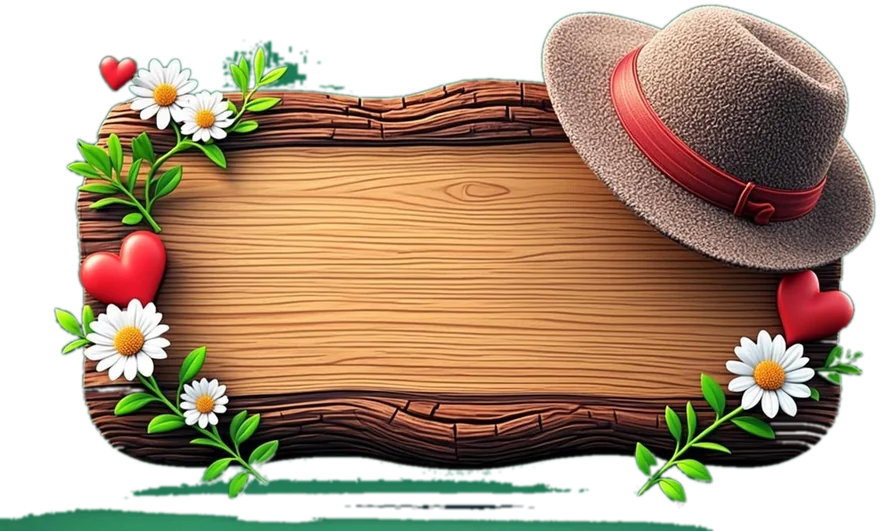
#> input picture scripts/logo_banner_raw.webp, 880 x 531 px, found by its file name
$ python clean_logo_banner.py
#> lines starting #> are read from the running program, lines starting #| are printed output that depends on the picture; after the words box and inside, x2 and y2 are one past the last pixel; in counts of white or black regions, pixels touching at a corner belong together
#!/usr/bin/env python3
# -*- coding: utf-8 -*-
"""AA — clean the messy green paint-smear line on the bottom edge of
logo_banner.webp (user: «بالای صفحه جایی که کلمه بساز نوشته یک خطی
کشیده شده، بهم‌ریختگی رنگش چیه؟ برطرفش کن»).

Measured geometry (from logo_banner_raw.webp, 880x531):
  • smear wave 1: rows 478-496, x ≈ 130-590 (wide centre streak)
  • smear wave 2: rows 506-531, x ≈ 0-713 (full-width bottom streak)
  • LEGIT wreath leaves live at x < 300 (above y≈478) and x 620-780
So: crop at row 506, then inside the bottom band only x<620 remove
green-dominant pixels (right wreath untouched), with a soft ramp."""
from PIL import Image
import numpy as np
import os

BAK = "/home/z/my-project/scripts/logo_banner_raw.webp"
P = "/home/z/my-project/public/assets/img/logo_banner.webp"

im = Image.open(BAK).convert("RGBA")
#> im is the input picture: PIL image 880x531 RGBA; mean R, G, B, A 103.9, 83.2, 59.8, 176.6
a = np.array(im).astype(np.float32)
H, W = a.shape[:2]
#> H = 531; W = 880

CUT = 506                                   # wave-2 starts here
a = a[:CUT]
#> a: shape (506, 880, 4) float32
r, g, b, al = a[..., 0], a[..., 1], a[..., 2], a[..., 3]
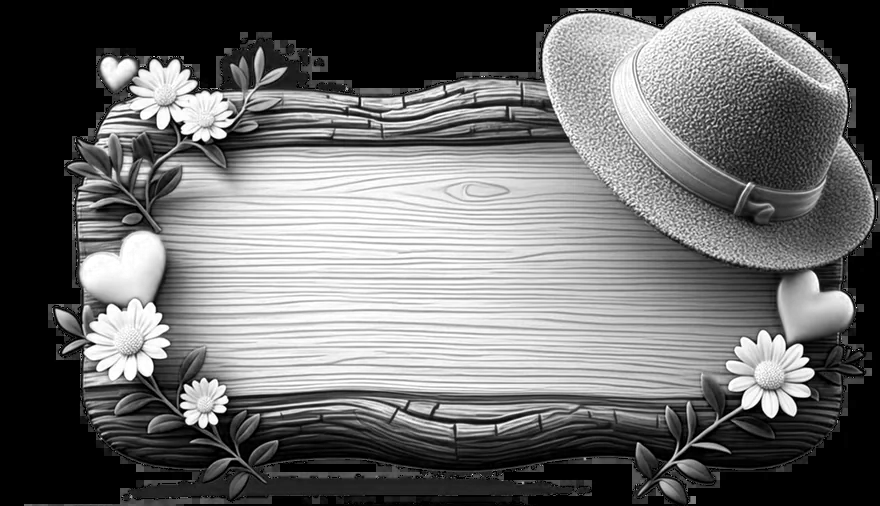
#> r: shape (506, 880) float32; min 0, max 255, mean 107.5
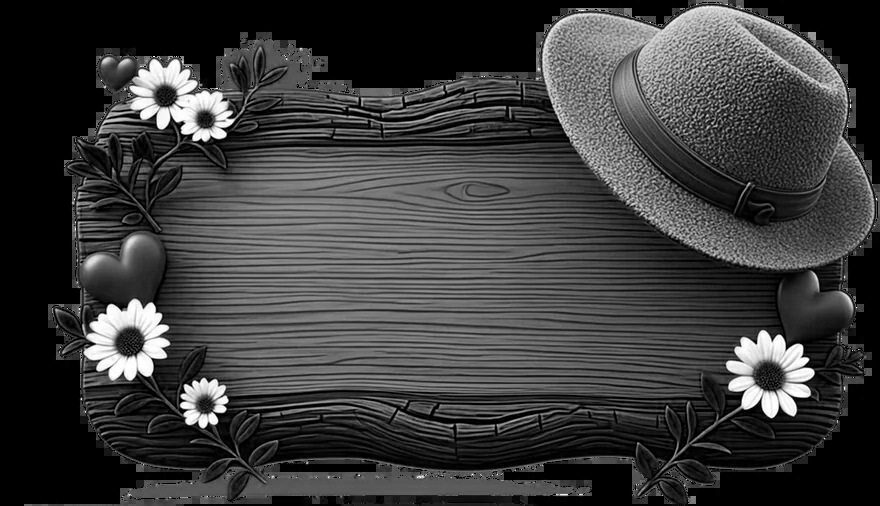
#> b: shape (506, 880) float32; min 0, max 255, mean 59.9
vis = al > 10
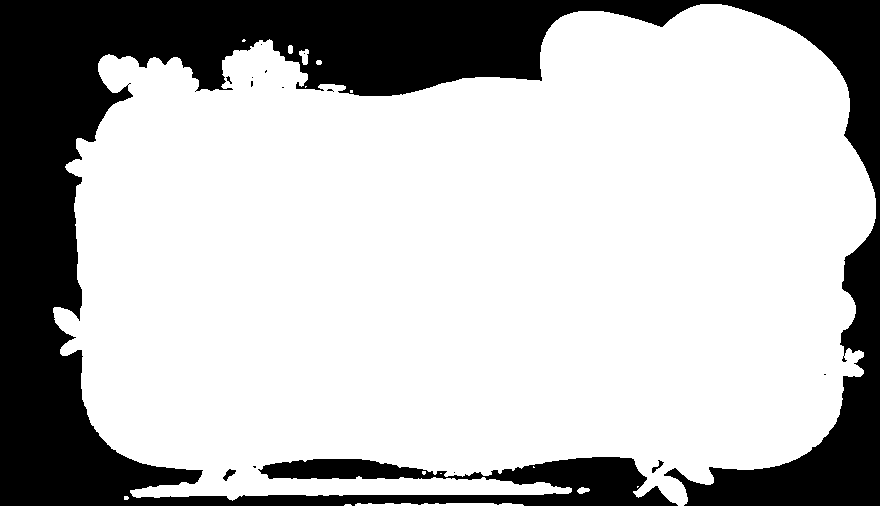
#> vis: shape (506, 880) bool; 72.9% white; 14 black regions (10 under 20 px), largest, box (x1, y1, x2, y2) and area: (0, 0, 880, 506) 120310, (223, 469, 236, 481) 71, (652, 460, 664, 473) 50, (226, 76, 232, 84) 20
green = vis & (g > r + 18) & (g > b + 18) & (g > 55)
#> green: shape (506, 880) bool; 6.6% white; 181 white regions (145 under 20 px), largest, box (x1, y1, x2, y2) and area: (130, 410, 572, 501) 9098, (65, 122, 227, 232) 5074, (632, 375, 775, 505) 4735

# top-zone splatter: green blob between the daisies and the board
# (x 214-360, y 36-114) + green fringe on the hat's left edge
# (x 533-562, y 13-87) — both pure paint artifacts, no legit art there
top1 = np.zeros_like(green); top1[36:114, 214:360] = green[36:114, 214:360]
#> after `top1[36:114, 214:360] = green[36:114, 214:360]`: top1: shape (506, 880) bool; 0.89% white; 10 white regions (3 under 20 px), largest, box (x1, y1, x2, y2) and area: (221, 39, 360, 97) 3321, (243, 99, 278, 112) 327, (226, 102, 242, 114) 105
top2 = np.zeros_like(green); top2[13:87, 533:562] = green[13:87, 533:562]
#> after `top2[13:87, 533:562] = green[13:87, 533:562]`: top2: shape (506, 880) bool; 0.03% white in thin lines or dots, all inside (x1, y1, x2, y2) = (533, 20, 559, 82)
al[top1] = 0
#> al: shape (506, 880) float32; min 0, max 255, mean 178.7
al[top2] = 0
#> al: shape (506, 880) float32; min 0, max 255, mean 178.6

# wave-1 removal: bottom band (rows 472..CUT), x < 620 only
y0 = 472
kill = np.zeros_like(green)
kill[y0:, :620] = green[y0:, :620]
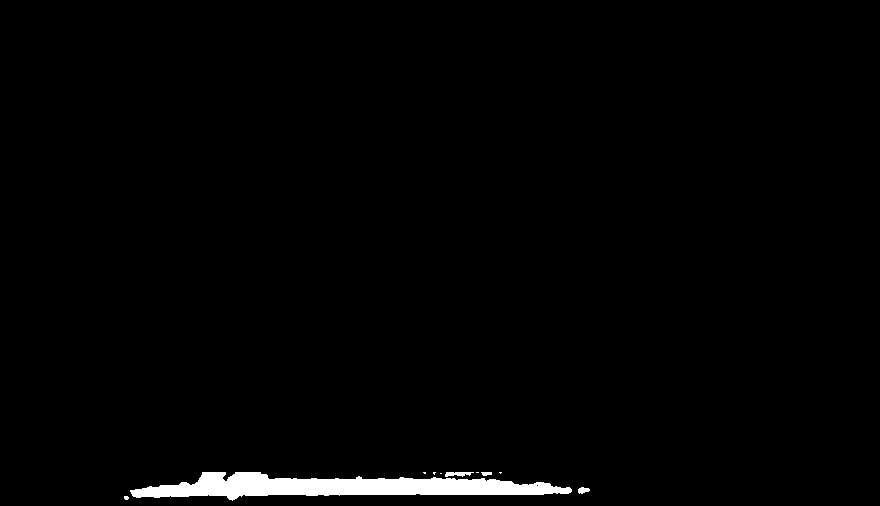
#> kill: shape (506, 880) bool; 1.6% white; 10 white regions (6 under 20 px), largest, box (x1, y1, x2, y2) and area: (130, 472, 572, 501) 6935, (445, 472, 474, 477) 99, (578, 487, 590, 494) 58, (481, 472, 492, 476) 35
# soft ramp: 4 rows at the top of the band fade out instead of hard cut
for i, y in enumerate(range(y0, y0 + 4)):
    kill[y, :620] &= green[y, :620]
    al[y, :620][kill[y, :620]] *= i / 4.0 * 0.6
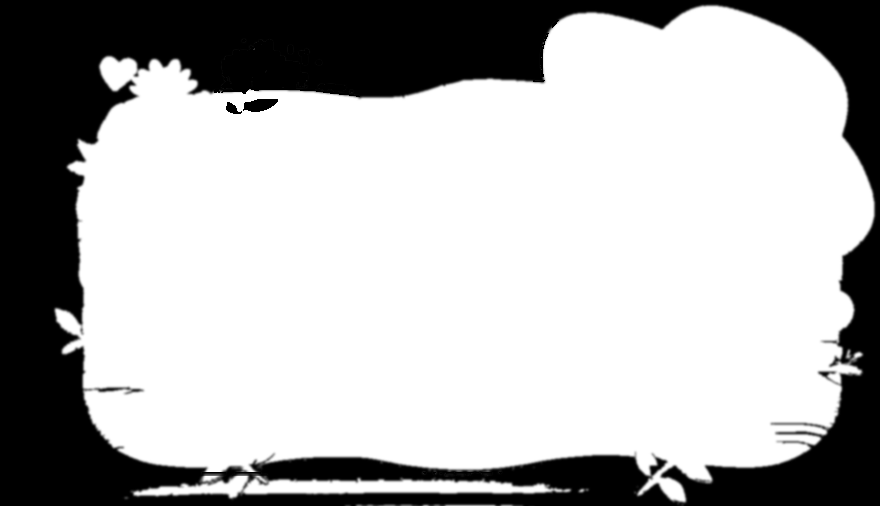
#> al: shape (506, 880) float32; min 0, max 255, mean 178.6
for y in range(y0 + 4, a.shape[0]):
    al[y, :620][kill[y, :620]] = 0
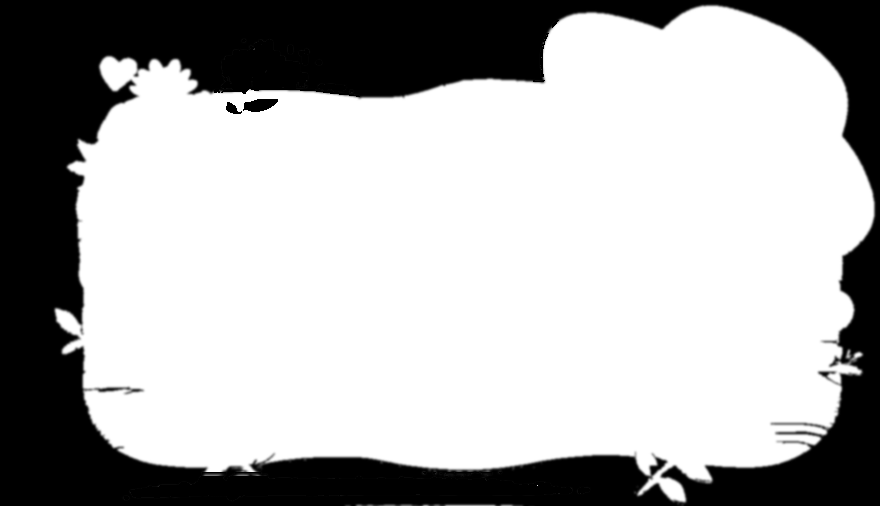
#> al: shape (506, 880) float32; 1.53% of pixels changed, all inside (x1, y1, x2, y2) = (124, 476, 590, 501)

a[..., 3] = al
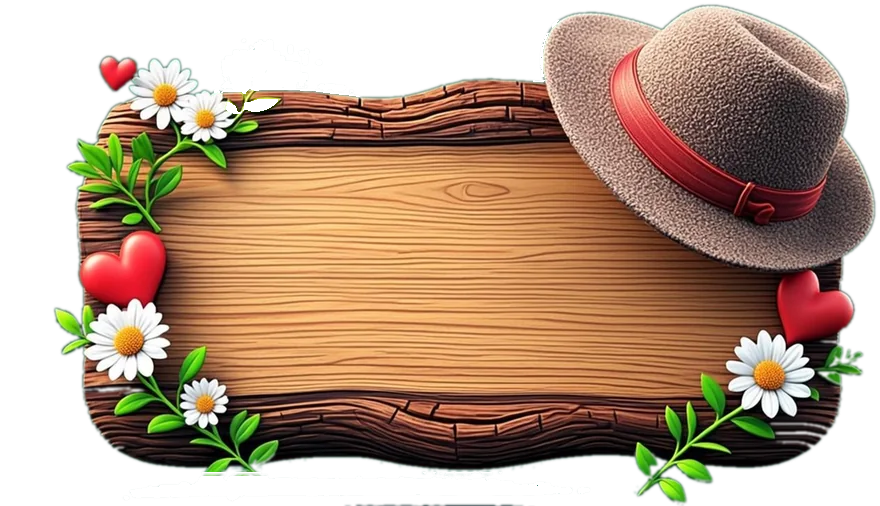
#> a: shape (506, 880, 4) float32; mean R, G, B, A 107.5, 83.6, 59.9, 176.3; transparent parts drawn white
out = Image.fromarray(a.astype(np.uint8))
out.save(P, "WEBP", quality=92)
print("saved", P, out.size, os.path.getsize(P) // 1024, "KB")
#| saved /home/z/my-project/public/assets/img/logo_banner.webp (880, 506) 119 KB
